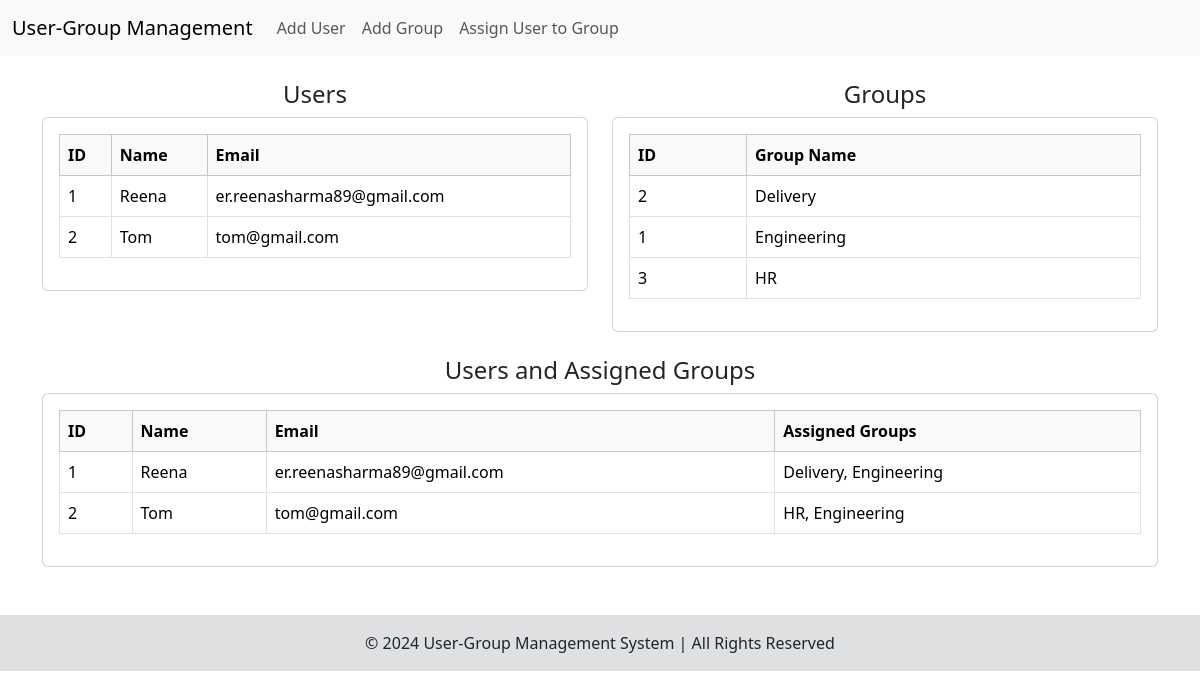
The page / on the database its author committed.
### tables this page shows
CREATE TABLE `users` (
  `userid` int(11) NOT NULL,
  `email` varchar(150) NOT NULL,
  `name` varchar(50) NOT NULL,
  `phone` varchar(50) NOT NULL,
  `created_by` int(11) NOT NULL,
  `created_date` datetime NOT NULL,
  `updated_by` int(11) NOT NULL,
  `updated_date` timestamp NOT NULL DEFAULT current_timestamp() ON UPDATE current_timestamp()
);

CREATE TABLE `groups` (
  `groupid` smallint(6) NOT NULL,
  `groupname` varchar(100) NOT NULL,
  `created_by` int(11) NOT NULL,
  `created_date` datetime NOT NULL,
  `updated_by` int(11) NOT NULL,
  `updated_date` timestamp NOT NULL DEFAULT current_timestamp() ON UPDATE current_timestamp()
);

### src/Controllers/UserController.php (called while the page is built, shortened)
<?php
class UserController
{
    private UserService $userService;
    public function __construct(UserService $userService)
    {
        $this->userService = $userService;
    }
    public function listUsers(): array
    {
        return $this->userService->getUsers();
    }
}

### src/Services/UserService.php (called while the page is built, shortened)
<?php
class UserService
{
    private User $userModel;
    public function __construct(User $userModel)
    {
        $this->userModel = $userModel;
    }
    public function getUsers(): array
    {
        return $this->userModel->fetchAllUsers();
    }
}

### src/Models/User.php (called while the page is built, shortened)
<?php
class User
{
    private PDO $db;
    public function __construct(PDO $db)
    {
        $this->db = $db;
    }
    public function fetchAllUsers(): array
    {
        $stmt = $this->db->query("SELECT * FROM users ORDER BY name");
        return $stmt->fetchAll(PDO::FETCH_ASSOC);
    }
}

### src/Controllers/GroupController.php (called while the page is built, shortened)
<?php
class GroupController
{
    private GroupService $groupService;
    public function __construct(GroupService $groupService)
    {
        $this->groupService = $groupService;
    }
    public function listGroups(): array
    {
        return $this->groupService->getGroups();
    }
}

### src/Services/GroupService.php (called while the page is built, shortened)
<?php
class GroupService
{
    private Group $groupModel;
    public function __construct(Group $groupModel)
    {
        $this->groupModel = $groupModel;
    }
    public function getGroups(): array
    {
        return $this->groupModel->fetchAllGroups();
    }
}

### src/Models/Group.php (called while the page is built, shortened)
<?php
class Group
{
    private PDO $db;
    public function __construct(PDO $db)
    {
        $this->db = $db;
    }
    public function fetchAllGroups(): array
    {
        $stmt = $this->db->query("SELECT * FROM groups ORDER BY groupname");
        return $stmt->fetchAll(PDO::FETCH_ASSOC);
    }
}

### src/Controllers/UserGroupController.php (called while the page is built, shortened)
<?php
class UserGroupController
{
    private UserGroupService $userGroupService;
    public function __construct(UserGroupService $userGroupService, UserService $userService, GroupService $groupService)
    {
        $this->userGroupService = $userGroupService;
    }
    public function listAssignments(): array
    {
        return $this->userGroupService->getUserGroups();
    }
}

### src/Services/UserGroupService.php (called while the page is built, shortened)
<?php
class UserGroupService
{
    private UserGroup $userGroupModel;
    public function __construct(UserGroup $userGroupModel)
    {
        $this->userGroupModel = $userGroupModel;
    }
    public function getUserGroups(): array
    {
        return $this->userGroupModel->fetchUserGroups();
    }
}

### src/Models/UserGroup.php (called while the page is built, shortened)
<?php
class UserGroup
{
    private PDO $db;
    public function __construct(PDO $db)
    {
        $this->db = $db;
    }
    public function fetchUserGroups(): array
    {
        $stmt = $this->db->query("
            SELECT users.name AS username, GROUP_CONCAT(groups.groupname SEPARATOR ', ') AS groups,
            users.email, users.name, users.userid
            FROM user_groups
            INNER JOIN users ON user_groups.userid = users.userid
            INNER JOIN groups ON user_groups.groupid = groups.groupid
            GROUP BY users.userid, users.name
        ");
        return $stmt->fetchAll(PDO::FETCH_ASSOC);
    }
}

### index.php (the view, shortened to what this page needs)
<?php
$pdo = Database::getConnection();
$userModel = new User($pdo);
$userService = new UserService($userModel);
$userController = new UserController($userService);
$users = $userController->listUsers();
$groupModel = new Group($pdo);
$groupService = new GroupService($groupModel);
$groupController = new GroupController($groupService);
$groups = $groupController->listGroups();
$userGroupModel = new UserGroup($pdo);
$userGroupService = new UserGroupService($userGroupModel);
$userGroupController = new UserGroupController($userGroupService, $userService, $groupService);
$usersWithGroups = $userGroupController->listAssignments();
?>
<?php include 'templates/header.php'; ?>
    <div class="container mt-4">
        <div class="row">
            <div class="col-md-6">
                <h4 class="text-center">Users</h4>
                <div class="card">
                    <div class="card-body" style="max-height: 400px; overflow-y: auto;">
                        <table class="table table-bordered">
                            <thead class="table-light">
                                <tr>
                                    <th>ID</th>
                                    <th>Name</th>
                                    <th>Email</th>
                                </tr>
                            </thead>
                            <tbody>
                                <?php foreach ($users as $user): ?>
                                    <tr>
                                        <td><?= htmlspecialchars($user['userid']) ?></td>
                                        <td><?= htmlspecialchars($user['name']) ?></td>
                                        <td><?= htmlspecialchars($user['email']) ?></td>
                                    </tr>
                                <?php endforeach; ?>
                            </tbody>
                        </table>
                    </div>
                </div>
            </div>
            <div class="col-md-6">
                <h4 class="text-center">Groups</h4>
                <div class="card">
                    <div class="card-body" style="max-height: 400px; overflow-y: auto;">
                        <table class="table table-bordered">
                            <thead class="table-light">
                                <tr>
                                    <th>ID</th>
                                    <th>Group Name</th>
                                </tr>
                            </thead>
                            <tbody>
                                <?php foreach ($groups as $group): ?>
                                    <tr>
                                        <td><?= htmlspecialchars($group['groupid']) ?></td>
                                        <td><?= htmlspecialchars($group['groupname']) ?></td>
                                    </tr>
                                <?php endforeach; ?>
                            </tbody>
                        </table>
                    </div>
                </div>
            </div>
        </div>
    </div>
    <div class="container mt-4">
    <h4 class="text-center">Users and Assigned Groups</h4>
    <div class="card">
        <div class="card-body" style="max-height: 400px; overflow-y: auto;">
            <table class="table table-bordered">
                <thead class="table-light">
                    <tr>
                        <th>ID</th>
                        <th>Name</th>
                        <th>Email</th>
                        <th>Assigned Groups</th>
                    </tr>
                </thead>
                <tbody>
                    <?php foreach ($usersWithGroups as $user): ?>
                        <tr>
                            <td><?= htmlspecialchars($user['userid']) ?></td>
                            <td><?= htmlspecialchars($user['name']) ?></td>
                            <td><?= htmlspecialchars($user['email']) ?></td>
                            <td><?= htmlspecialchars($user['groups']) ?></td>
                        </tr>
                    <?php endforeach; ?>
                </tbody>
            </table>
        </div>
    </div>
</div>
    <?php include 'templates/footer.php'; ?>

### templates/header.php (shortened to what this page needs)
<!DOCTYPE html>
<html lang="en">
<head>
    <link href="https://cdn.jsdelivr.net/npm/bootstrap@5.3.2/dist/css/bootstrap.min.css" rel="stylesheet">
</head>
<body>
    <?php include 'templates/layouts/navigation.php'; ?>

### templates/layouts/navigation.php (shortened to what this page needs)
<nav class="navbar navbar-expand-lg navbar-light bg-light">
    <div class="container-fluid">
        <a class="navbar-brand" href="index.php">User-Group Management</a>
        <div class="collapse navbar-collapse" id="navbarNav">
            <ul class="navbar-nav">
                <li class="nav-item">
                    <a class="nav-link" href="add_user.php">Add User</a>
                </li>
                <li class="nav-item">
                    <a class="nav-link" href="add_group.php">Add Group</a>
                </li>
                <li class="nav-item">
                    <a class="nav-link" href="assign_user_group.php">Assign User to Group</a>
                </li>
            </ul>
        </div>
    </div>
</nav>

### templates/footer.php (shortened to what this page needs)
<footer class="bg-light text-center text-lg-start mt-5">
    <div class="text-center p-3" style="background-color: rgba(0, 0, 0, 0.1);">
        © <?= date("Y"); ?> User-Group Management System | All Rights Reserved
    </div>
</footer>
</body>
</html>

### rows shown on the page
users: userid "1", name "Reena", email "er.reenasharma89@gmail.com", groups "Delivery, Engineering"
users: userid "2", name "Tom", email "tom@gmail.com", groups "HR, Engineering"
groups: groupid "2", groupname "Delivery"
groups: groupid "1", groupname "Engineering"
groups: groupid "3", groupname "HR"
